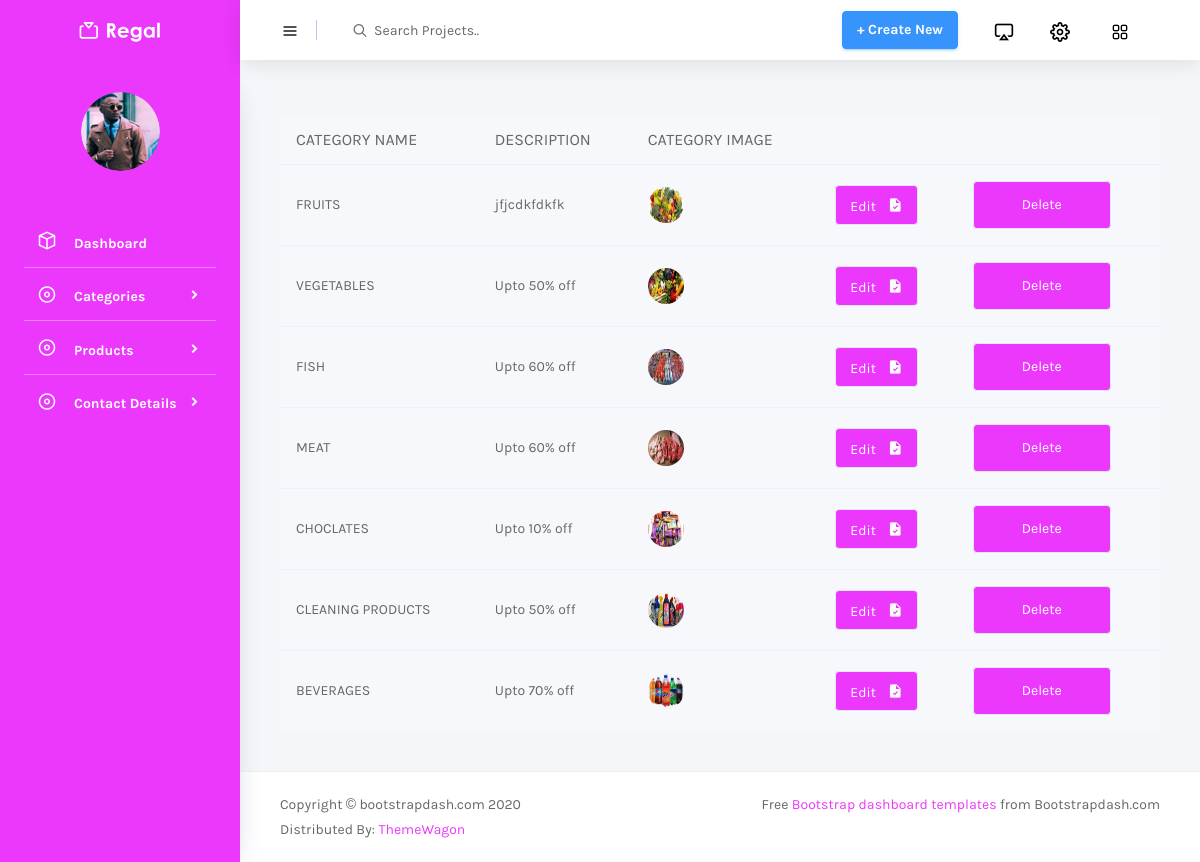
The app's page /Backend/display_category/ with its own data.
### Backend/models.py (models this page shows)
class Categorydb(models.Model):
    Category_Name=models.CharField(max_length=100,null=True,blank=True)
    Description=models.CharField(max_length=100,null=True,blank=True)
    Category_Image=models.ImageField(upload_to="Category Images",null=True,blank=True)

### Backend/views.py (the view)
# urls.py: path('display_category/',views.display_category,name="display_category"),
def display_category(request):
    data=Categorydb.objects.all()
    return render(request,"Display_Category.html",{'data':data})

### Backend/templates/Display_category.html (shortened to what this page needs)
<!DOCTYPE html>
{% extends 'index.html' %}
{% block content %}
<html lang="en">
<head>
</head>
<body>
<div class="table-responsive pt-3">
                    <table class="table table-light" >
                      <thead>
                        <tr>
                          <th>
                            CATEGORY NAME
                          </th>
                          <th>
                            DESCRIPTION
                          </th>
                          <th>
                            CATEGORY IMAGE
                          </th>
                        </tr>
                      </thead>
                    {% for i in data %}
                        <tr>
                            <td>{{i.Category_Name}}</td>
                            <td>{{i.Description}}</td>
                            <td>
                                <img src="{{i.Category_Image.url}}">
                            </td>
                            <td>
                                <a href="{% url 'edit_category' cid=i.id %}">
                                    <button type="button" class="btn btn-outline-secondary btn-icon-text" style="background-color:rgb(236, 55, 252);color:white;">
                          Edit
                          <i class="mdi mdi-file-check btn-icon-append"></i>
                        </button>
                                </a>
                            </td>
                            <td>
                                <a href="{% url 'delete_category' cid=i.id %}">
                                    <button type="button" class="btn btn-outline-secondary btn-lg" style="background-color:rgb(236, 55, 252);color:white;">Delete</button>
                                </a>
                            </td>
                        </tr>
                        {% endfor %}
                    </table>
                  </div>
</body>
</html>
{% endblock %}

### records on screen
Categorydb: Category_Name "FRUITS", Description "jfjcdkfdkfk", Category_Image (picture)
Categorydb: Category_Name "VEGETABLES", Description "Upto 50% off", Category_Image (picture)
Categorydb: Category_Name "FISH", Description "Upto 60% off", Category_Image (picture)
Categorydb: Category_Name "MEAT", Description "Upto 60% off", Category_Image (picture)
Categorydb: Category_Name "CHOCLATES", Description "Upto 10% off", Category_Image (picture)
Categorydb: Category_Name "CLEANING PRODUCTS", Description "Upto 50% off", Category_Image (picture)
Categorydb: Category_Name "BEVERAGES", Description "Upto 70% off", Category_Image (picture)
